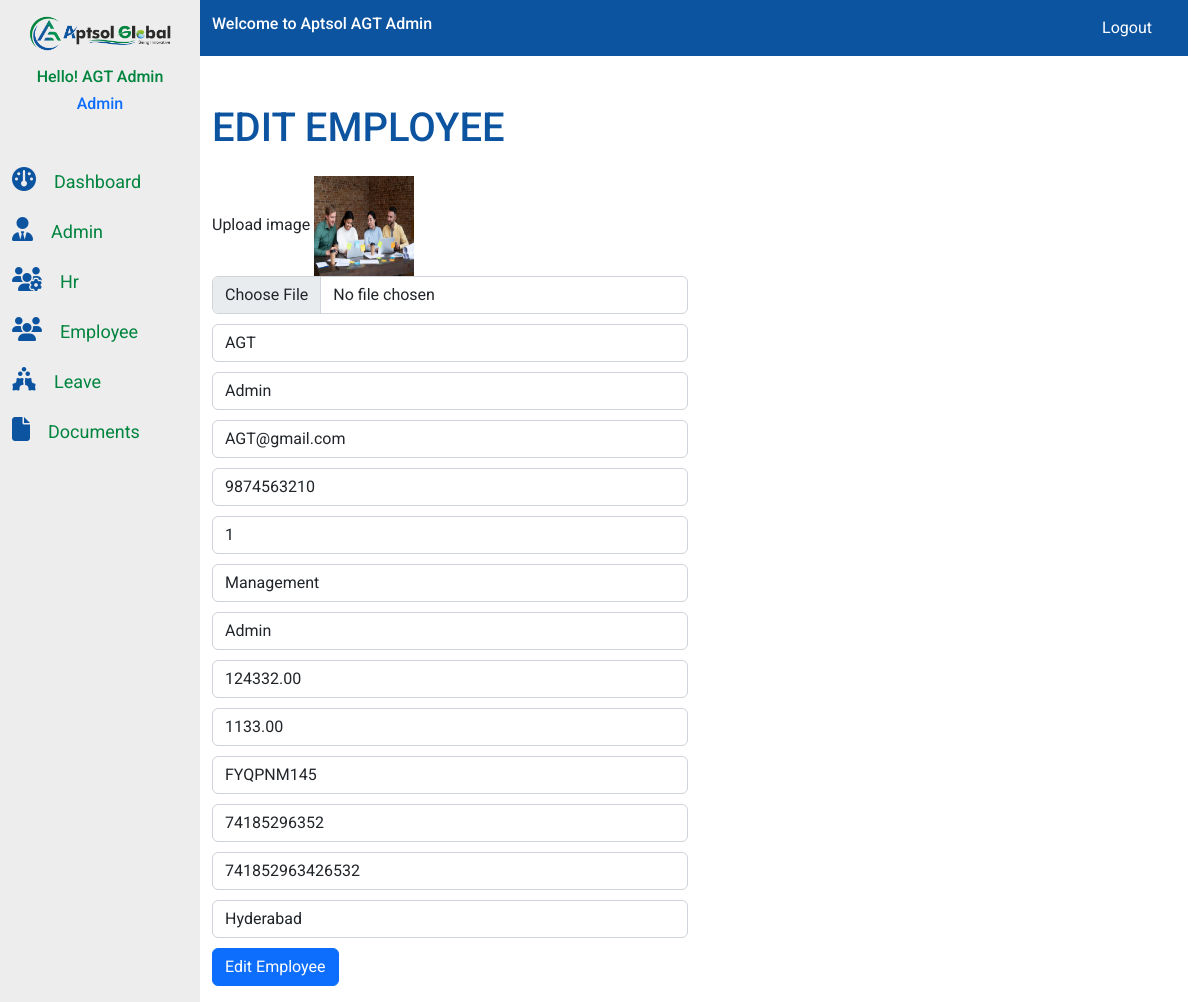
/edit_emp/1/ (signed in), run on the app's committed database.
### AGT_admin_app/models.py (models this page shows, shortened)
class Employee_detail(models.Model):
    image=models.ImageField(upload_to="images",null=True,blank=True)
    First_Name = models.CharField(max_length=50)
    Last_Name = models.CharField(max_length=50)
    Email = models.EmailField()
    Contact = models.BigIntegerField()
    Emp_Id = models.CharField(primary_key=True,max_length=20)
    Department = models.ForeignKey(Depart,on_delete=models.CASCADE)
    Designation = models.CharField(max_length=50)
    Salary = models.DecimalField(max_digits=10, decimal_places=2)
    BasicPay = models.DecimalField(max_digits=10, decimal_places=2)
    PAN = models.CharField(max_length=10)
    UAN = models.BigIntegerField()
    BankAccount = models.BigIntegerField()
    Location = models.CharField(max_length=50)

class Depart(models.Model):
    name=models.CharField(max_length=100,null=False)
    def __str__(self):
        return self.name

### AGT_admin_app/views.py (the view)
# urls.py: path('edit_emp/<slug:Emp_Id>/',views.editemp,name="edit_emp"),
def editemp(request, Emp_Id):
    if request.user.is_authenticated:
        try:
            emps = Employee_detail.objects.get(Emp_Id=Emp_Id)
            context = {"emps": emps, "emp": emps }
            if request.method == "POST":
                if 'Emp_Id' in request.POST:
                    employee = get_object_or_404(Employee_detail, pk=Emp_Id)
                    employee.image=request.FILES.get("image")
                    employee.First_Name=request.POST.get("First_Name")
                    employee.Last_Name=request.POST.get("Last_Name")
                    employee.Email=request.POST.get("Email")
                    employee.Contact=request.POST.get("Contact")
                    employee.Department=request.POST.get("Department")
                    employee.Designation=request.POST.get("Designation")
                    employee.Salary=request.POST.get("Salary")
                    employee.BasicPay=request.POST.get("BasicPay")
                    employee.PAN=request.POST.get("PAN")
                    employee.UAN=request.POST.get("UAN")
                    employee.BankAccount=request.POST.get("Bankaccount")
                    employee.Location=request.POST.get("Location")
                    employee.save()
                    messages.success(request, "Successfully Updated")
                    return redirect("/allemps")
                else:
                    messages.error(request, "Invalid form submission")
                    return render(request, "editemp.html", context)
            elif request.method == "GET":
                return render(request, "editemp.html", context)
            else:
                messages.error(request, "Unsupported request method")
                return render(request, "editemp.html", context)
        except Exception as e:
            messages.error(request, f"Error retrieving/updating employee: {e}")
            return render(request, "editemp.html", context)
    else:
        return render(request, 'login.html')

### AGT_admin_app/templates/editemp.html (shortened to what this page needs)
{% extends "base.html" %}
{% load static %}
{% block mainnavcontent%}
<div class="row mb-3 mt-5">
    <div class="col-md-12">
        <h1 class="admin-head">EDIT EMPLOYEE</h1>
    </div>
</div>
<div class="row mb-3">
    <div class="col-md-6">
        <div class="add_empsForm">
            <form action="/AddEmps/" method="POST" enctype="multipart/form-data">{% csrf_token %}
                <label for="img-upload">Upload image</label>
                {% if emp.image %}
                <img src="{{ emp.image.url }}" alt="Employee Image" style="width: 100px; height: 100px;">
                {% endif %}
                <input type="file" id="img-upload" class="form-control addform" placeholder="Upload image" name="image">
                <input type="text" class="form-control addform" placeholder="First Name" id="First_Name" name="First_Name" value="{{emp.First_Name}}" required>
                <input type="text" class="form-control addform" placeholder="Last Name" id="Last_Name" name="Last_Name" value="{{emp.Last_Name}}" required>
                <input type="email" class="form-control addform" placeholder="Email" id="Email" name="Email" value="{{emp.Email}}" required>
                <input type="number" class="form-control addform" placeholder="Contact" id="Contact" name="Contact" value="{{emp.Contact}}" required>
                <input type="number" class="form-control addform" placeholder="Emp_Id" id="Emp_Id" name="Emp_Id" value="{{emp.Emp_Id}}" required readonly>
                <input type="text" class="form-control addform" placeholder="Department" id="Department" value="{{emp.Department}}" name="Department" required>
                <input type="text" class="form-control addform" placeholder="Designation" id="Designation" value="{{emp.Designation}}" name="Designation" required>
                <input type="number" class="form-control addform" placeholder="Salary" id="Salary" name="Salary" value="{{emp.Salary}}" required>
                <input type="text" class="form-control addform" placeholder="BasicPay" id="BasicPay" name="BasicPay" value="{{emp.BasicPay}}" required>
                <input type="text" class="form-control addform" placeholder="PAN" name="PAN" id="PAN" value="{{emp.PAN}}" required>
                <input type="number" class="form-control addform" placeholder="UAN" name="UAN" id="UAN" value="{{emp.UAN}}" required>
                <input type="number" class="form-control addform" placeholder="BankAccount" id="BankAccount" name="Bankaccount" value="{{emp.BankAccount}}" required>
                <input type="text" class="form-control addform" placeholder="Location" id="Location" name="Location" value="{{emp.Location}}" required>
                <button class="btn btn-primary" type="submit">Edit Employee</button>
            </form>
        </div>
    </div>
</div>
{% endblock mainnavcontent %}

### AGT_app/templates/base.html (shortened to what this page needs)
{% load static %}
<!DOCTYPE html>
<html lang="en">
<head>
    <link rel="stylesheet" href="https://cdnjs.cloudflare.com/ajax/libs/font-awesome/6.5.1/css/all.min.css" />
    <link rel="stylesheet" href="{% static 'assets/css/bootstrap.min.css'%}">
    <link rel="stylesheet" href="{% static 'assets/css/style.css'%}">
    <link rel="stylesheet" href="{% static 'assets/css/media.css'%}">
</head>
<body>
   <div class="main-navbarflex">
    <section class="sidenav">
        <div class="sidenav_side">
            <div class="container">
                <div class="row">
                    <div class="col-md-12">
                        <div class="side_nav">
                            <div class="logoApt">
                               <a href="/home">
                                <img src="{% static 'assets/images/Logo/logo.png'%}" class="img-fluid" alt="logo">
                               </a>
                            </div>
                            <div class="username1">
                               <a href="/Employee_info"><h3 class="user_con">Hello! {{emp.First_Name}} {{emp.Last_Name}}</h3></a>
                               <a href="{% url 'Emp_info' emp.Emp_Id %}"><h6 class="user_designation text-center">{{emp.Designation}}</h6></a>
                            </div>
                        </div>
                    </div>
                </div>
                <div class="row">
                    <div class="col-md-12">
                        <div class="sidenav_items">
                            <ul class="list-group">
                                <li class="list-items"><a href="/home"><i class="fa-solid fa-gauge side-icons"></i><span class="side-item">Dashboard</span></a></li>
                                {% if user.is_superuser  %}
                                <li class="list-items"><a href="/admin_app"><i class="fa-solid fa-user-tie side-icons"></i><span class="side-item" >Admin</span></a></li>
                                {% endif %}
                                {% if user.is_staff %}
                                <li class="list-items"><a href="/Hr_manage"><i class="fa-solid fa-users-gear side-icons"></i><span class="side-item">Hr</span></a></li>
                                {% endif %}
                                <li class="list-items"><a href="/Employee_info"><i class="fa-solid fa-users side-icons"></i><span class="side-item">Employee</span></a></li>
                                <li class="list-items"><a href=""><i class="fa-solid fa-holly-berry side-icons"></i><span class="side-item">Leave</span></a></li>
                                <li class="list-items"><a href=""><i class="fa-solid fa-file side-icons"></i><span class="side-item">Documents</span></a></li>
                            </ul>
                        </div>
                    </div>
                </div>
            </div>
        </div>
    </section>
    <section class="main-nav">
        <div class="container">
            <div class="row">
                <div class="col-md-12">
                    <nav class="navbar navbar-expand-lg">
                        <div class="container">
                          <a href="/Employee_info"><h3 class="user_name">Welcome to Aptsol {{emp.First_Name}} {{emp.Last_Name}}</h3></a>
                          <div class="collapse navbar-collapse" id="navbarSupportedContent">
                            <ul class="navbar-nav ms-auto mb-2 mb-lg-0">
                              <li class="nav-item">
                                <a class="nav-link" href="#"></a>
                              </li>
                              <li class="nav-item">
                                <a class="nav-link" aria-current="page" href="/logout">Logout</a>
                              </li>
                              <li class="nav-item">
                                <a class="nav-link" href="#"></a>
                              </li>
                            </div>
                        </div>
                      </nav>
                </div>
            </div>
        </div>
       <section class="main-content">
        <div class="container">
            {% block mainnavcontent%}
            {% endblock mainnavcontent%}
        </div>
       </section>
    </section>
   </div>
</body>
</html>

### static/assets/css/style.css (style rules this page uses)
* { margin: 0; padding: 0; box-sizing: border-box; list-style: none; font-family: "Roboto", sans-serif; }
a { text-decoration: none; }
.main-navbarflex { display: inline-flex; }
section.sidenav { width: 20%; background:#00000012; min-height: 100vh; }
.main-nav { width: 100%; }
.logoApt { padding: 15px; }
nav.navbar { background: #0c54a0; margin-left: -12px; }
ul.list-group { margin: -15px 0px 0 0px; padding: 30px; }
h3.user_con { color: #00843e; font-size: 16px; text-align: center; }
a.nav-link { color: #fff !IMPORTANT; }
li.list-items { margin-bottom: 20px; font-size: 20px; font-weight: 400; }
span.side-item { margin-left: 20px; color: #00843e; }
i.fa-solid { color: #0c54a0; font-size: 25px; }
h3.user_name { color: #fff; font-size: 16px; }
h1.admin-head { color: #0c54a0; }
input.form-control.addform { margin-bottom: 10px; }

### static/assets/css/media.css (style rules this page uses)
@media only screen and (min-width:1023px) and (max-width:1360px) { ul.list-group { padding: 0; margin: 45px 0 0 0px; } }
@media only screen and (min-width:1023px) and (max-width:1360px) { span.side-item { margin-left: 18px; color: #00843e; font-size: 18px; } }
@media only screen and (min-width:1023px) and (max-width:1360px) { i.fa-solid { color: #0c54a0; font-size: 24px } }

### data on the page
Employee_detail: First_Name "AGT", Last_Name "Admin", Designation "Admin", image (picture), Email "AGT@gmail.com", Contact "9874563210", Emp_Id "1", Department "Management", Salary "124332.00", BasicPay "1133.00", PAN "FYQPNM145", UAN "74185296352", Bankaccount "741852963426532", Location "Hyderabad"
